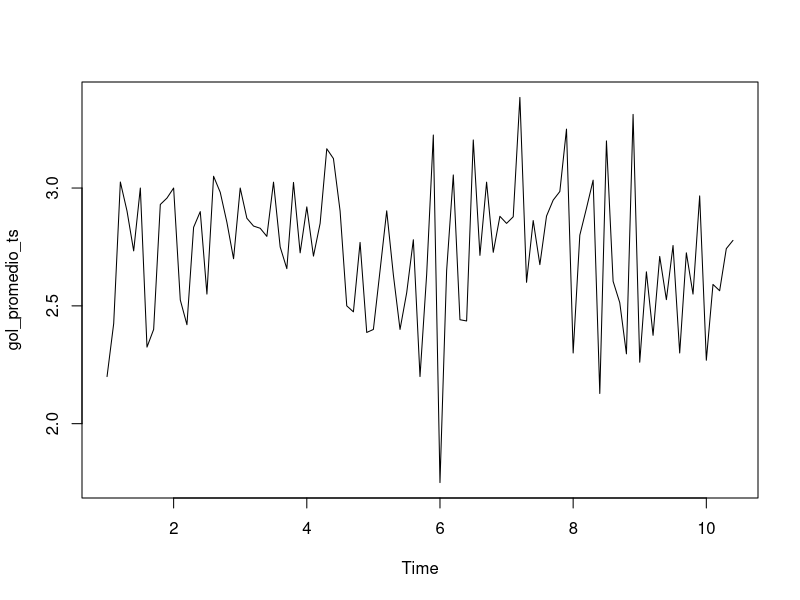

This chart was generated by the following R code:

library(dplyr)
library(lubridate)

data <- read.csv("./data_postwork/match.data.csv")

data <- mutate(data, sumagoles = home.score+ away.score, date = as.Date(date, "%Y-%m-%d"))

gol_mean_by_month <- data %>% group_by(year = year(date) , month = month(date)) %>%
      summarise(mean = mean(sumagoles))

gol_mean_by_month <- as.data.frame(gol_mean_by_month) %>% filter(year < 2020)
gol_mean_by_month

gol_mean_by_month <- gol_mean_by_month %>% filter(month != 6)

gol_promedio_ts <- ts(gol_mean_by_month[, 3], start = 1, freq = 10)

plot(gol_promedio_ts)